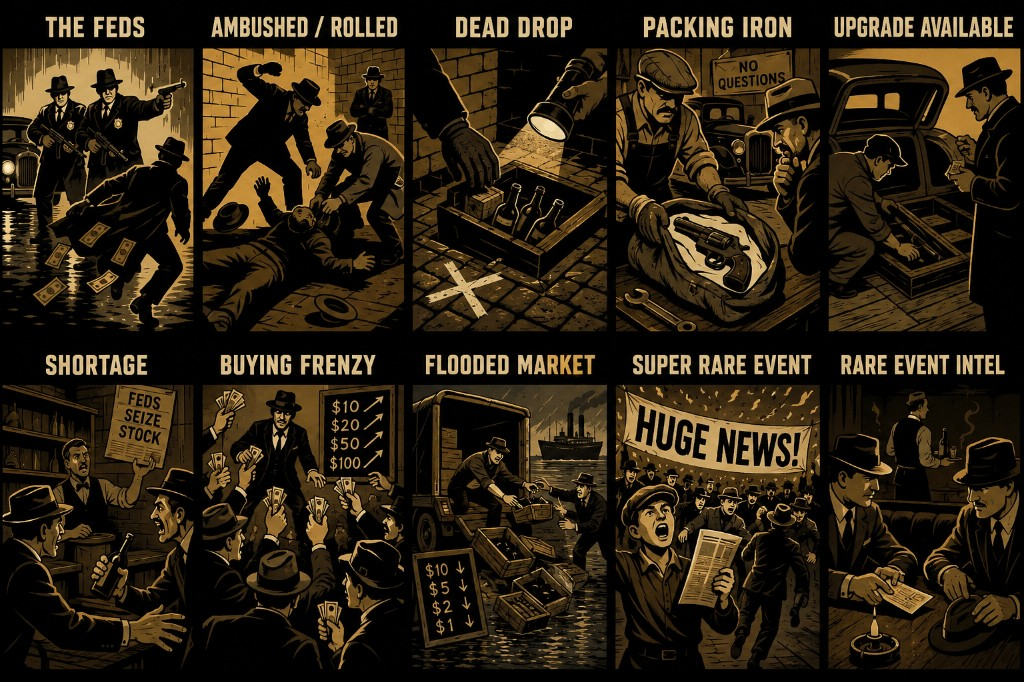
#> input picture assets/event-grid-source.png, 1024 x 682 px
$ python split-event-grid.py
#> lines starting #> are read from the running program, lines starting #| are printed output that depends on the picture; after the words box and inside, x2 and y2 are one past the last pixel; in counts of white or black regions, pixels touching at a corner belong together
### scripts/event_art.py
#!/usr/bin/env python3
"""Shared helpers for event popup artwork — trim, enhance, scale to panel height."""

from __future__ import annotations

from pathlib import Path

import numpy as np
from PIL import Image, ImageEnhance, ImageFilter

POPUP_ART_HEIGHT = 662
POPUP_PAD = 1  # black border each side; exported PNGs are POPUP_ART_HEIGHT + 2*POPUP_PAD tall
TRIM_THRESHOLD = 18


def trim_black(img: Image.Image, threshold: int = TRIM_THRESHOLD) -> Image.Image:
    """Remove outer black gutter."""
    rgb = img.convert("RGB")
    arr = np.array(rgb)
    mask = arr.max(axis=2) > threshold
    if not mask.any():
        return img
    ys, xs = np.where(mask)
    return img.crop((int(xs.min()), int(ys.min()), int(xs.max()) + 1, int(ys.max()) + 1))


def enhance_panel(img: Image.Image) -> Image.Image:
    img = ImageEnhance.Contrast(img).enhance(1.06)
    img = ImageEnhance.Color(img).enhance(1.04)
    img = ImageEnhance.Sharpness(img).enhance(1.2)
    return img.filter(ImageFilter.UnsharpMask(radius=1.1, percent=110, threshold=2))


# [6 lines left out: function pad_on_black, not called in this run]


def export_panel(panel: Image.Image, target_h: int = POPUP_ART_HEIGHT, pad: int = POPUP_PAD) -> Image.Image:
    """Trim gutter, enhance, scale to popup height; optional 1px black pad (legacy)."""
    panel = trim_black(panel)
    panel = enhance_panel(panel)
    w, h = panel.size
    if h != target_h:
        scale = target_h / h
        panel = panel.resize((max(1, int(w * scale)), target_h), Image.Resampling.LANCZOS)
    if pad > 0:
        return pad_on_black(panel, border=pad)
    return panel


# [12 lines left out: function needs_normalize, not called in this run]

### scripts/split-event-grid.py
#!/usr/bin/env python3
"""Split the 2×5 standard-event grid into individual popup art assets."""

from __future__ import annotations

import shutil
import sys
from datetime import datetime, timezone
from pathlib import Path

from PIL import Image

ROOT = Path(__file__).resolve().parents[1]
sys.path.insert(0, str(Path(__file__).resolve().parent))
from event_art import export_panel  # noqa: E402

SOURCE = ROOT / "assets" / "event-grid-source.png"
OUT_DIR = ROOT / "events"
COLS = 5
ROWS = 2

# row-major: top row L→R, then bottom row L→R
EVENTS = [
    "the_feds.png",
    "ambushed_rolled.png",
    "dead_drop.png",
    "packing_iron.png",
    "upgrade_available.png",
    "shortage.png",
    "buying_frenzy.png",
    "flooded_market.png",
    "super_rare_event.png",
    "rare_event_intel.png",
]


def column_bounds(width: int) -> list[tuple[int, int]]:
    col_w = width // COLS
    bounds: list[tuple[int, int]] = []
    for i in range(COLS):
        x0 = i * col_w
        x1 = width if i == COLS - 1 else (i + 1) * col_w
        bounds.append((x0, x1))
    return bounds


def row_bounds(height: int) -> list[tuple[int, int]]:
    row_h = height // ROWS
    return [(0, row_h), (row_h, height)]


def backup_existing() -> Path | None:
    stamp = datetime.now(timezone.utc).strftime("%Y%m%d-%H%M%S")
    backup = OUT_DIR / f"_backup-standard-{stamp}"
    existing = [OUT_DIR / name for name in EVENTS if (OUT_DIR / name).exists()]
    if not existing:
        return None
    backup.mkdir(parents=True)
    for path in existing:
        shutil.copy2(path, backup / path.name)
    return backup


def main() -> None:
    if not SOURCE.is_file():
        raise FileNotFoundError(f"Source not found: {SOURCE}")

    im = Image.open(SOURCE).convert("RGB")
#> im is the input picture: PIL image 1024x682 RGB; mean R, G, B 44.3, 33.7, 18.5
    cols = column_bounds(im.width)
    rows = row_bounds(im.height)
#> rows = [(0, 341), (341, 682)]

    backup = backup_existing()
    if backup:
        print(f"Backed up previous standard events to {backup.relative_to(ROOT)}")

    idx = 0
    for ry, (y0, y1) in enumerate(rows):
        for cx, (x0, x1) in enumerate(cols):
            panel = im.crop((x0, y0, x1, y1))
            panel = export_panel(panel, pad=0)
            out = OUT_DIR / EVENTS[idx]
            panel.save(out, optimize=True)
            print(f"  {EVENTS[idx]:24s}  {panel.size}  (crop {x1 - x0}x{y1 - y0}, r{ry}c{cx})")
            idx += 1
#> this loop made 2 passes
#> pass 1, in trim_black, `rgb = img.convert("RGB")`:
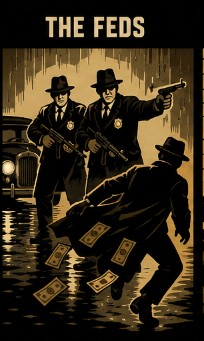
#> rgb: PIL image 204x341 RGB; mean R, G, B 51.8, 41, 24
#> pass 1, in trim_black, `mask = arr.max(axis=2) > threshold`:
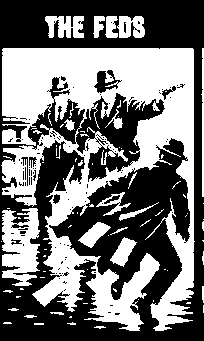
#> mask: shape (341, 204) bool; 45.7% white; 81 white regions (57 under 20 px), largest, box (x1, y1, x2, y2) and area: (1, 48, 195, 331) 25924, (2, 208, 40, 286) 2074, (45, 16, 84, 38) 609
#> pass 1, in export_panel, `panel = trim_black(panel)`:
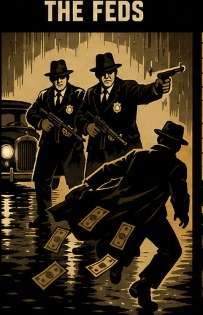
#> panel: PIL image 203x315 RGB; mean R, G, B 56.3, 44.5, 26.1
#> after the loop:
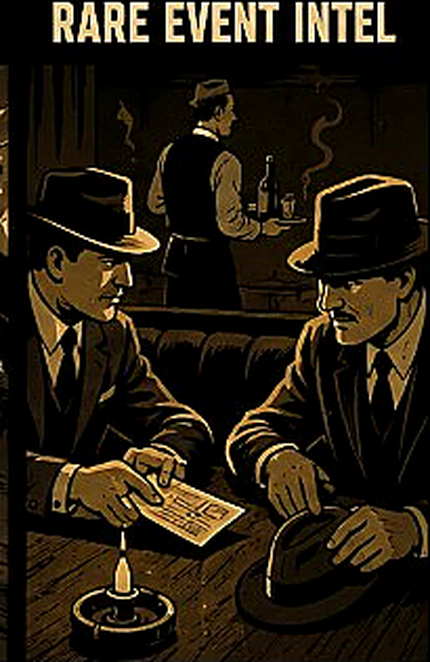
#> panel: PIL image 430x662 RGB; mean R, G, B 38, 29.4, 16.5
#> after the loop, idx = 10

    print(f"\nSaved {idx} standard event images to {OUT_DIR.relative_to(ROOT)}/")
#| Saved 10 standard event images to events/


if __name__ == "__main__":
    main()

$ run again, with assets/city-hall.png copied over assets/event-grid-source.png
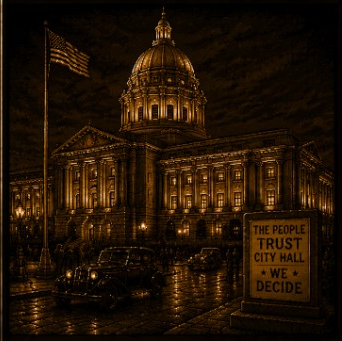
#> input picture assets/city-hall.png, 342 x 341 px
#> in main, im is the input picture: PIL image 342x341 RGB; mean R, G, B 34.2, 19, 5
#> the loop in main, `for ry, (y0, y1) in enumerate(rows):` made 2 passes
#> pass 1, in trim_black, `mask = arr.max(axis=2) > threshold`:
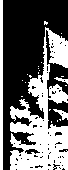
#> mask: shape (170, 68) bool; 40.2% white; 23 white regions (19 under 20 px), largest, box (x1, y1, x2, y2) and area: (10, 27, 68, 170) 3982, (0, 0, 3, 170) 510, (53, 109, 68, 120) 71, (54, 77, 68, 84) 40
#> after the loop in main, `for ry, (y0, y1) in enumerate(rows):`:
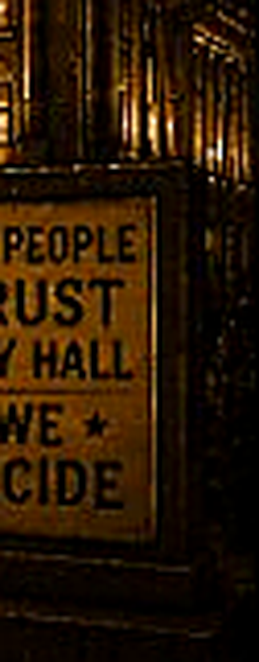
#> panel: PIL image 259x662 RGB; mean R, G, B 41.6, 23.1, 5.4
#> after the loop in main, `for ry, (y0, y1) in enumerate(rows):`: idx = 10
#| Saved 10 standard event images to events/

$ run again, with assets/district-grid-source.png copied over assets/event-grid-source.png
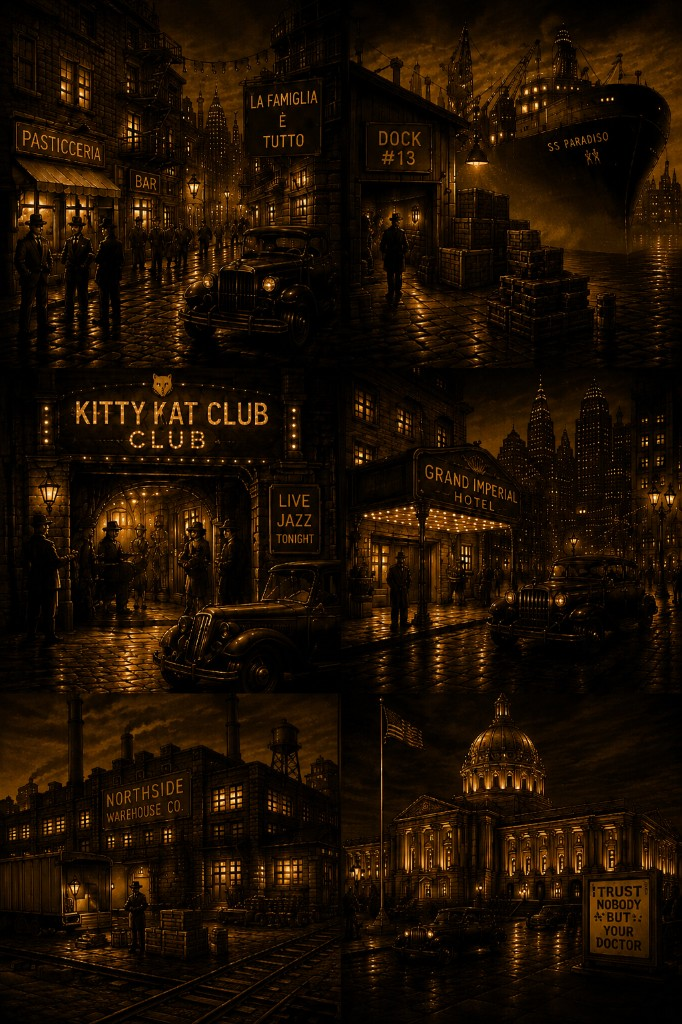
#> input picture assets/district-grid-source.png, 682 x 1024 px
#> in main, im is the input picture: PIL image 682x1024 RGB; mean R, G, B 28.7, 15.2, 4.2
#> the loop in main, `for ry, (y0, y1) in enumerate(rows):` made 2 passes
#> pass 1, in trim_black, `mask = arr.max(axis=2) > threshold`:
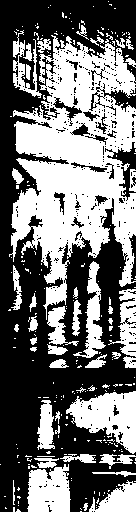
#> mask: shape (512, 136) bool; 45% white; 245 white regions (202 under 20 px), largest, box (x1, y1, x2, y2) and area: (9, 35, 136, 320) 19014, (66, 391, 136, 454) 2465, (27, 464, 71, 512) 1688
#> after the loop in main, `for ry, (y0, y1) in enumerate(rows):`:
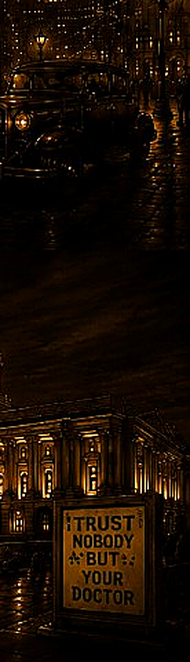
#> panel: PIL image 190x662 RGB; mean R, G, B 24.9, 13.3, 4.6
#> after the loop in main, `for ry, (y0, y1) in enumerate(rows):`: idx = 10
#| Saved 10 standard event images to events/

$ run again, with assets/dock-13.png copied over assets/event-grid-source.png
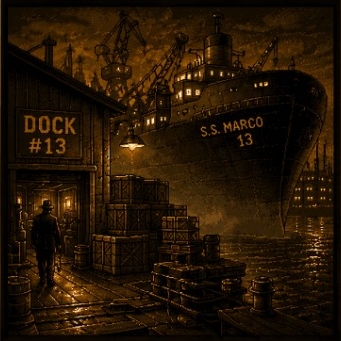
#> input picture assets/dock-13.png, 341 x 341 px
#> in main, im is the input picture: PIL image 341x341 RGB; mean R, G, B 37.1, 21.4, 4.8
#> the loop in main, `for ry, (y0, y1) in enumerate(rows):` made 2 passes
#> pass 1, in trim_black, `mask = arr.max(axis=2) > threshold`:
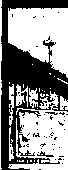
#> mask: shape (170, 68) bool; 56.3% white; 56 black regions (53 under 20 px), largest, box (x1, y1, x2, y2) and area: (1, 0, 68, 170) 4835, (37, 151, 54, 157) 37, (45, 112, 58, 115) 21
#> after the loop in main, `for ry, (y0, y1) in enumerate(rows):`:
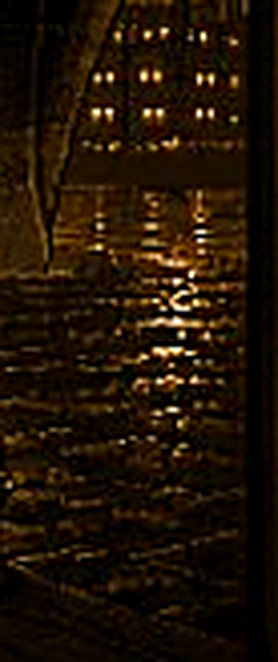
#> panel: PIL image 278x662 RGB; mean R, G, B 32.9, 19, 6.1
#> after the loop in main, `for ry, (y0, y1) in enumerate(rows):`: idx = 10
#| Saved 10 standard event images to events/
